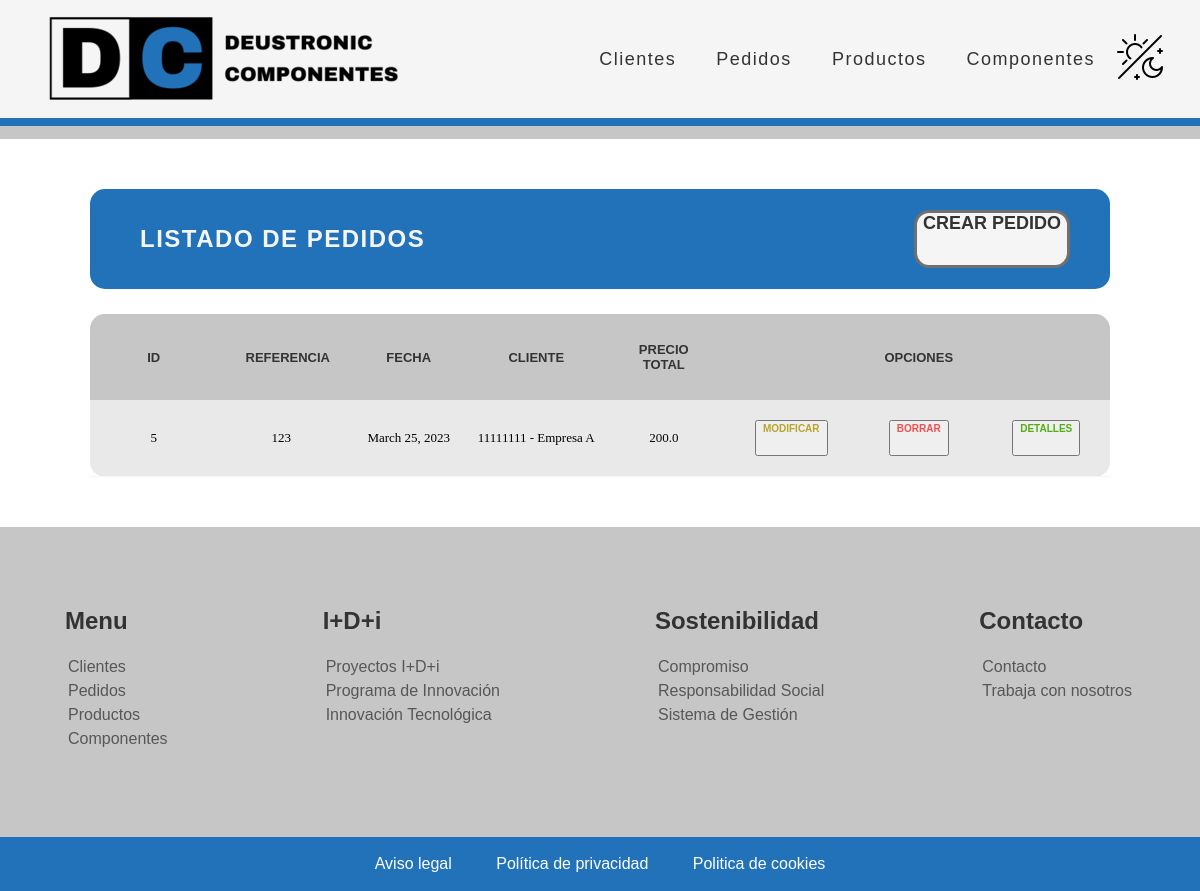
The app's page /appGestionPedidos/pedido/list, older data.
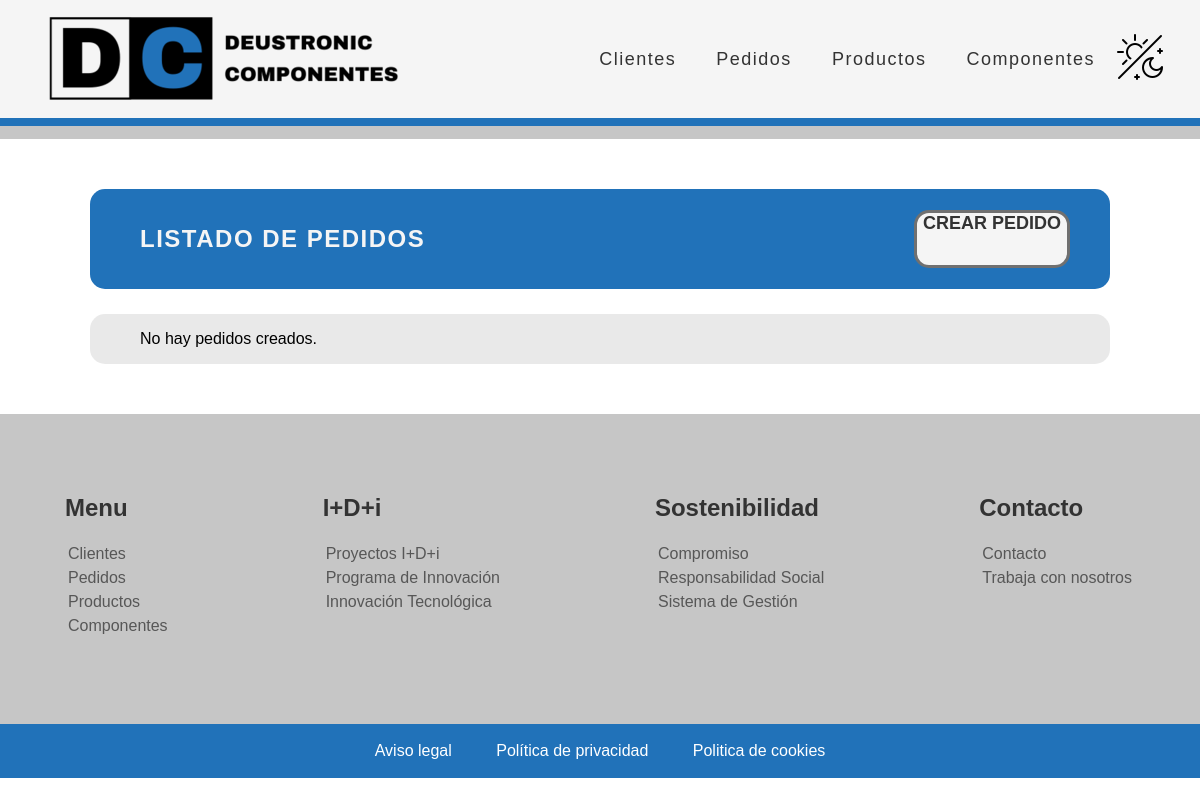
The same page, newer data.
### appGestionPedidos/models.py (models this page shows, shortened)
class Pedido(models.Model):
    referencia = models.IntegerField(unique=True)
    producto = models.ManyToManyField(Producto, through="ProductoPedido")
    fecha = models.DateField()
    cliente = models.ForeignKey(Cliente, on_delete=models.CASCADE)
    precioTotal = models.FloatField(blank=True, null=True, validators=[MinValueValidator(0.01)])

class Cliente(models.Model):
    CIF = models.CharField(max_length=9, unique=True, validators=[MinLengthValidator(9)])
    nombreEmpresa = models.CharField(max_length=16)
    direccion = models.CharField(max_length=60)
    datosContacto = models.CharField(max_length=60, validators=[MinLengthValidator(9)])
    email = models.EmailField(max_length=254)
    def __str__(self):
       return f"{self.CIF} - {self.nombreEmpresa}"

### appGestionPedidos/views.py (the view)
# urls.py: path('pedido/list', views.PedidoListView.as_view(), name='pedido'),
class PedidoListView(ListView):
    model = Pedido
    paginate_by = 4

### appGestionPedidos/templates/appGestionPedidos/pedido_list.html (shortened to what this page needs)
{% extends "base.html" %}
{% load static %}
{% block contenido %}
<div class="main_container">
    <div class="main_title_container">
        <div class="main_title">
            <h2>LISTADO DE PEDIDOS</h2>
        </div>
        <a href="/appGestionPedidos/pedido/create" alt="crear_pedido">CREAR PEDIDO</a>
    </div>
    <div class="main_table_container">
        {% if pedido_list %}
        <table class="main_table">
            <thead>
                <tr>
                    <th>ID</th>
                    <th>Referencia</th>
                    <th>Fecha</th>
                    <th>Cliente</th>
                    <th>Precio total</th>
                    <th class="main_table_esp_1" colspan="3">Opciones</th>
                </tr>
            </thead>
            {% for pedido in pedido_list %}
            <tbody class="main_table_contenido">
                <tr><a href="/appGestionPedidos/pedido/create"></a>
                    <td>{{ pedido.id }}</td>
                    <td>{{ pedido.referencia }}</td>
                    <td>{{ pedido.fecha }}</td>
                    <td>{{ pedido.cliente }}</td>
                    <td>{{ pedido.precioTotal }}</td>
                    <td class="main_table_esp_modificar">
                        <button><a href="/appGestionPedidos/modificar-pedido/{{ pedido.id }}">MODIFICAR</a></button>
                    </td>
                    <td class="main_table_esp_borrar">
                        <button><a class="btnEliminacion" href="/appGestionPedidos/eliminar-pedido/{{ pedido.id }}">BORRAR</a></button>
                    </td>
                    <td class="main_table_esp_detalles">
                        <button><a href="/appGestionPedidos/detallesPedido/{{ pedido.id }}">DETALLES</a></button>
                    </td>
                </tr>
            </tbody>
            {% endfor %}
        </table>
        {% else %}
        <p>No hay pedidos creados.</p>
        {% endif %}
    </div>
</div>
{% endblock %}

Row changes from the older to the newer data that the page shows:
removed Pedido: id "5", referencia "123", fecha "March 25, 2023", cliente "11111111 - Empresa A", precioTotal "200.0"
Text that changed along with them:
text no longer shown: "ID REFERENCIA FECHA CLIENTE PRECIO TOTAL OPCIONES"
text now shown: "No hay pedidos creados."
